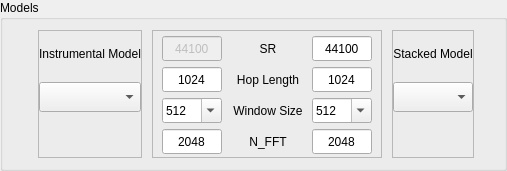
                  <widget class="QGroupBox" name="groupBox_3">
                   <property name="title">
                    <string>Models </string>
                   </property>
                   <property name="flat">
                    <bool>true</bool>
                   </property>
                   <property name="titleText" stdset="0">
                    <bool>true</bool>
                   </property>
                   <layout class="QHBoxLayout" name="horizontalLayout_2" stretch="1,0,1">
                    <property name="spacing">
                     <number>10</number>
                    </property>
                    <property name="leftMargin">
                     <number>35</number>
                    </property>
                    <property name="topMargin">
                     <number>10</number>
                    </property>
                    <property name="rightMargin">
                     <number>30</number>
                    </property>
                    <property name="bottomMargin">
                     <number>10</number>
                    </property>
                    <item>
                     <widget class="QFrame" name="frame_instrumentalComboBox">
                      <property name="frameShape">
                       <enum>QFrame::StyledPanel</enum>
                      </property>
                      <property name="frameShadow">
                       <enum>QFrame::Raised</enum>
                      </property>
                      <layout class="QVBoxLayout" name="verticalLayout_3">
                       <property name="spacing">
                        <number>15</number>
                       </property>
                       <property name="leftMargin">
                        <number>0</number>
                       </property>
                       <property name="topMargin">
                        <number>0</number>
                       </property>
                       <property name="rightMargin">
                        <number>0</number>
                       </property>
                       <property name="bottomMargin">
                        <number>40</number>
                       </property>
                       <item>
                        <widget class="QLabel" name="label_2">
                         <property name="minimumSize">
                          <size>
                           <width>0</width>
                           <height>30</height>
                          </size>
                         </property>
                         <property name="maximumSize">
                          <size>
                           <width>16777215</width>
                           <height>20</height>
                          </size>
                         </property>
                         <property name="text">
                          <string>Instrumental Model</string>
                         </property>
                         <property name="alignment">
                          <set>Qt::AlignCenter</set>
                         </property>
                        </widget>
                       </item>
                       <item>
                        <widget class="QComboBox" name="comboBox_instrumental">
                         <property name="minimumSize">
                          <size>
                           <width>0</width>
                           <height>25</height>
                          </size>
                         </property>
                         <property name="maximumSize">
                          <size>
                           <width>16777215</width>
                           <height>30</height>
                          </size>
                         </property>
                         <property name="editable">
                          <bool>false</bool>
                         </property>
                         <property name="currentText">
                          <string notr="true"/>
                         </property>
                         <property name="maxVisibleItems">
                          <number>5</number>
                         </property>
                         <property name="sizeAdjustPolicy">
                          <enum>QComboBox::AdjustToMinimumContentsLengthWithIcon</enum>
                         </property>
                        </widget>
                       </item>
                      </layout>
                     </widget>
                    </item>
                    <item alignment="Qt::AlignLeft">
                     <widget class="QFrame" name="frame_constants">
                      <property name="sizePolicy">
                       <sizepolicy hsizetype="Maximum" vsizetype="Preferred">
                        <horstretch>0</horstretch>
                        <verstretch>0</verstretch>
                       </sizepolicy>
                      </property>
                      <property name="minimumSize">
                       <size>
                        <width>0</width>
                        <height>0</height>
                       </size>
                      </property>
                      <property name="maximumSize">
                       <size>
                        <width>230</width>
                        <height>140</height>
                       </size>
                      </property>
                      <property name="frameShape">
                       <enum>QFrame::StyledPanel</enum>
                      </property>
                      <property name="frameShadow">
                       <enum>QFrame::Raised</enum>
                      </property>
                      <layout class="QGridLayout" name="gridLayout_5" columnstretch="1,0,0">
                       <property name="topMargin">
                        <number>5</number>
                       </property>
                       <property name="bottomMargin">
                        <number>3</number>
                       </property>
                       <item row="2" column="2">
                        <widget class="QComboBox" name="comboBox_winSize_stacked">
                         <property name="minimumSize">
                          <size>
                           <width>0</width>
                           <height>25</height>
                          </size>
                         </property>
                         <property name="maximumSize">
                          <size>
                           <width>60</width>
                           <height>25</height>
                          </size>
                         </property>
                         <property name="editable">
                          <bool>true</bool>
                         </property>
                         <property name="currentText">
                          <string notr="true">512</string>
                         </property>
                         <property name="currentIndex">
                          <number>2</number>
                         </property>
                         <property name="canEdit" stdset="0">
                          <bool>true</bool>
                         </property>
                         <item>
                          <property name="text">
                           <string>272</string>
                          </property>
                         </item>
                         <item>
                          <property name="text">
                           <string>320</string>
                          </property>
                         </item>
                         <item>
                          <property name="text">
                           <string>512</string>
                          </property>
                         </item>
                         <item>
                          <property name="text">
                           <string>1024</string>
                          </property>
                         </item>
                        </widget>
                       </item>
                       <item row="1" column="1">
                        <widget class="QLabel" name="label_hopLength">
                         <property name="minimumSize">
                          <size>
                           <width>80</width>
                           <height>0</height>
                          </size>
                         </property>
                         <property name="maximumSize">
                          <size>
                           <width>80</width>
                           <height>16777215</height>
                          </size>
                         </property>
                         <property name="text">
                          <string>Hop Length</string>
                         </property>
                         <property name="alignment">
                          <set>Qt::AlignCenter</set>
                         </property>
                        </widget>
                       </item>
                       <item row="1" column="2">
                        <widget class="QLineEdit" name="lineEdit_hopLength_stacked">
                         <property name="minimumSize">
                          <size>
                           <width>60</width>
                           <height>25</height>
                          </size>
                         </property>
                         <property name="maximumSize">
                          <size>
                           <width>60</width>
                           <height>25</height>
                          </size>
                         </property>
                         <property name="text">
                          <string notr="true">1024</string>
                         </property>
                         <property name="alignment">
                          <set>Qt::AlignCenter</set>
                         </property>
                         <property name="dragEnabled">
                          <bool>false</bool>
                         </property>
                         <property name="readOnly">
                          <bool>false</bool>
                         </property>
                        </widget>
                       </item>
                       <item row="4" column="2">
                        <widget class="QLineEdit" name="lineEdit_nfft_stacked">
                         <property name="minimumSize">
                          <size>
                           <width>60</width>
                           <height>25</height>
                          </size>
                         </property>
                         <property name="maximumSize">
                          <size>
                           <width>60</width>
                           <height>25</height>
                          </size>
                         </property>
                         <property name="text">
                          <string notr="true">2048</string>
                         </property>
                         <property name="alignment">
                          <set>Qt::AlignCenter</set>
                         </property>
                         <property name="dragEnabled">
                          <bool>false</bool>
                         </property>
                         <property name="readOnly">
                          <bool>false</bool>
                         </property>
                        </widget>
                       </item>
                       <item row="0" column="1">
                        <widget class="QLabel" name="label_sr">
                         <property name="minimumSize">
                          <size>
                           <width>80</width>
                           <height>0</height>
                          </size>
                         </property>
                         <property name="maximumSize">
                          <size>
                           <width>80</width>
                           <height>16777215</height>
                          </size>
                         </property>
                         <property name="toolTip">
                          <string>Sampling Rate</string>
                         </property>
                         <property name="text">
                          <string>SR</string>
                         </property>
                         <property name="alignment">
                          <set>Qt::AlignCenter</set>
                         </property>
                        </widget>
                       </item>
                       <item row="2" column="1">
                        <widget class="QLabel" name="label_winSize">
                         <property name="minimumSize">
                          <size>
                           <width>80</width>
                           <height>0</height>
                          </size>
                         </property>
                         <property name="maximumSize">
                          <size>
                           <width>80</width>
                           <height>16777215</height>
                          </size>
                         </property>
                         <property name="text">
                          <string>Window Size</string>
                         </property>
                         <property name="alignment">
                          <set>Qt::AlignCenter</set>
                         </property>
                        </widget>
                       </item>
                       <item row="4" column="1">
                        <widget class="QLabel" name="label_nfft">
                         <property name="minimumSize">
                          <size>
                           <width>80</width>
                           <height>0</height>
                          </size>
                         </property>
                         <property name="maximumSize">
                          <size>
                           <width>80</width>
                           <height>16777215</height>
                          </size>
                         </property>
                         <property name="text">
                          <string>N_FFT</string>
                         </property>
                         <property name="alignment">
                          <set>Qt::AlignCenter</set>
                         </property>
                        </widget>
                       </item>
                       <item row="0" column="2">
                        <widget class="QLineEdit" name="lineEdit_sr_stacked">
                         <property name="minimumSize">
                          <size>
                           <width>60</width>
                           <height>25</height>
                          </size>
                         </property>
                         <property name="maximumSize">
                          <size>
                           <width>60</width>
                           <height>25</height>
                          </size>
                         </property>
                         <property name="text">
                          <string notr="true">44100</string>
                         </property>
                         <property name="alignment">
                          <set>Qt::AlignCenter</set>
                         </property>
                         <property name="dragEnabled">
                          <bool>false</bool>
                         </property>
                         <property name="readOnly">
                          <bool>false</bool>
                         </property>
                        </widget>
                       </item>
                       <item row="0" column="0">
                        <widget class="QLineEdit" name="lineEdit_sr">
                         <property name="enabled">
                          <bool>false</bool>
                         </property>
                         <property name="minimumSize">
                          <size>
                           <width>60</width>
                           <height>25</height>
                          </size>
                         </property>
                         <property name="maximumSize">
                          <size>
                           <width>60</width>
                           <height>25</height>
                          </size>
                         </property>
                         <property name="text">
                          <string notr="true">44100</string>
                         </property>
                         <property name="alignment">
                          <set>Qt::AlignCenter</set>
                         </property>
                         <property name="dragEnabled">
                          <bool>false</bool>
                         </property>
                         <property name="readOnly">
                          <bool>false</bool>
                         </property>
                        </widget>
                       </item>
                       <item row="1" column="0">
                        <widget class="QLineEdit" name="lineEdit_hopLength">
                         <property name="minimumSize">
                          <size>
                           <width>60</width>
                           <height>25</height>
                          </size>
                         </property>
                         <property name="maximumSize">
                          <size>
                           <width>60</width>
                           <height>25</height>
                          </size>
                         </property>
                         <property name="text">
                          <string notr="true">1024</string>
                         </property>
                         <property name="alignment">
                          <set>Qt::AlignCenter</set>
                         </property>
                        </widget>
                       </item>
                       <item row="2" column="0">
                        <widget class="QComboBox" name="comboBox_winSize">
                         <property name="minimumSize">
                          <size>
                           <width>0</width>
                           <height>25</height>
                          </size>
                         </property>
                         <property name="maximumSize">
                          <size>
                           <width>60</width>
                           <height>25</height>
                          </size>
                         </property>
                         <property name="editable">
                          <bool>true</bool>
                         </property>
                         <property name="currentText">
                          <string notr="true">512</string>
                         </property>
                         <property name="currentIndex">
                          <number>2</number>
                         </property>
                         <property name="canEdit" stdset="0">
                          <bool>true</bool>
                         </property>
                         <item>
                          <property name="text">
                           <string>272</string>
                          </property>
                         </item>
                         <item>
                          <property name="text">
                           <string>320</string>
                          </property>
                         </item>
                         <item>
                          <property name="text">
                           <string>512</string>
                          </property>
                         </item>
                         <item>
                          <property name="text">
                           <string>1024</string>
                          </property>
                         </item>
                        </widget>
                       </item>
                       <item row="4" column="0">
                        <widget class="QLineEdit" name="lineEdit_nfft">
                         <property name="minimumSize">
                          <size>
                           <width>60</width>
                           <height>25</height>
                          </size>
                         </property>
                         <property name="maximumSize">
                          <size>
                           <width>60</width>
                           <height>25</height>
                          </size>
                         </property>
                         <property name="text">
                          <string notr="true">2048</string>
                         </property>
                         <property name="alignment">
                          <set>Qt::AlignCenter</set>
                         </property>
                        </widget>
                       </item>
                      </layout>
                     </widget>
                    </item>
                    <item>
                     <widget class="QFrame" name="frame_stackComboBox">
                      <property name="frameShape">
                       <enum>QFrame::StyledPanel</enum>
                      </property>
                      <property name="frameShadow">
                       <enum>QFrame::Raised</enum>
                      </property>
                      <layout class="QVBoxLayout" name="verticalLayout_4">
                       <property name="spacing">
                        <number>15</number>
                       </property>
                       <property name="leftMargin">
                        <number>0</number>
                       </property>
                       <property name="topMargin">
                        <number>0</number>
                       </property>
                       <property name="rightMargin">
                        <number>0</number>
                       </property>
                       <property name="bottomMargin">
                        <number>40</number>
                       </property>
                       <item>
                        <widget class="QLabel" name="label_4">
                         <property name="minimumSize">
                          <size>
                           <width>0</width>
                           <height>30</height>
                          </size>
                         </property>
                         <property name="maximumSize">
                          <size>
                           <width>16777215</width>
                           <height>20</height>
                          </size>
                         </property>
                         <property name="text">
                          <string>Stacked Model</string>
                         </property>
                         <property name="alignment">
                          <set>Qt::AlignCenter</set>
                         </property>
                        </widget>
                       </item>
                       <item>
                        <widget class="QComboBox" name="comboBox_stacked">
                         <property name="enabled">
                          <bool>true</bool>
                         </property>
                         <property name="minimumSize">
                          <size>
                           <width>0</width>
                           <height>25</height>
                          </size>
                         </property>
                         <property name="maximumSize">
                          <size>
                           <width>16777215</width>
                           <height>30</height>
                          </size>
                         </property>
                         <property name="editable">
                          <bool>false</bool>
                         </property>
                         <property name="currentText">
                          <string notr="true"/>
                         </property>
                         <property name="maxVisibleItems">
                          <number>5</number>
                         </property>
                         <property name="sizeAdjustPolicy">
                          <enum>QComboBox::AdjustToMinimumContentsLengthWithIcon</enum>
                         </property>
                        </widget>
                       </item>
                      </layout>
                     </widget>
                    </item>
                   </layout>
                  </widget>
